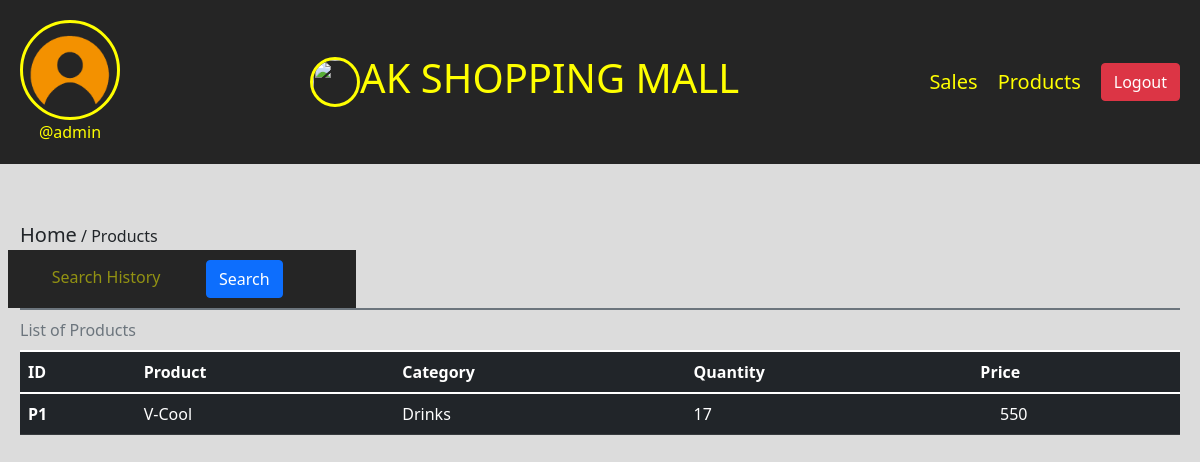
The app's page /view-products (signed in), older data.
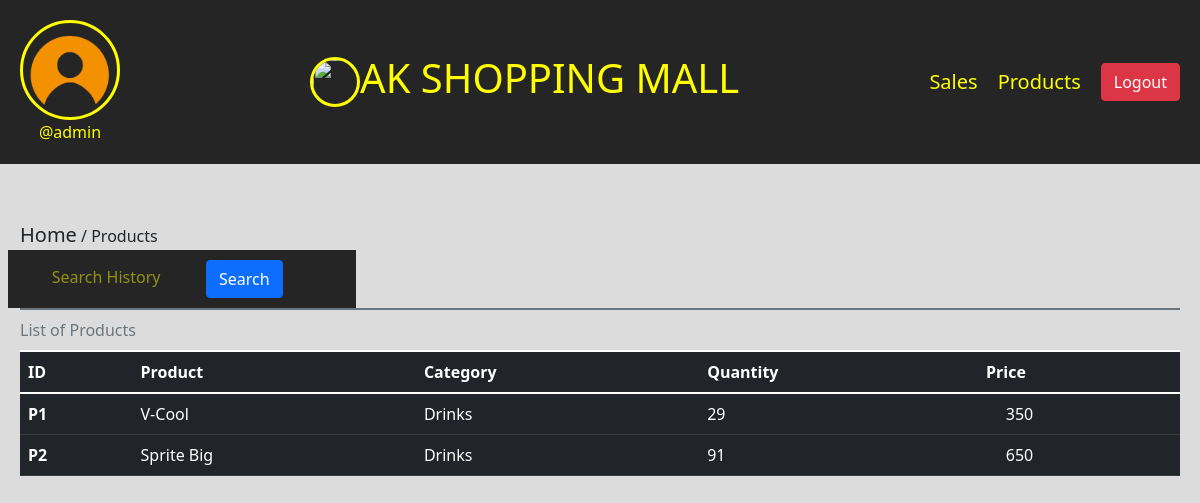
The same page, newer data.
### ims/models.py (models this page shows, shortened)
class Stock(models.Model):
    category = models.CharField(max_length=100, blank=True)
    product_name = models.CharField(max_length=100, blank=True)
    product_qtn = models.IntegerField(blank=True)
    price = models.IntegerField(blank=True)
    sale_price = models.IntegerField(blank=True)
    expiry_date = models.CharField(max_length=100, blank=True)
    manufacturer_date = models.CharField(max_length=100, blank=True)
    date = models.CharField(max_length=100, blank=True)

### ims/views.py (the view)
# urls.py: path('view-products', views.product, name='view-products'),
@login_required(login_url='login')
def product(request):
    user = Profile.objects.get(user=request.user)
    products = Stock.objects.all()
    return render(request, 'products.html', {'user':user, 'products':products})

### templates/products.html (shortened to what this page needs)
{% load static %}
<!DOCTYPE html>
<html lang="en">
<head>
    <link rel="stylesheet" href="../static/bootstrap/css/bootstrap.min.css">
    <link rel="stylesheet" href="../static/lineawesome/css/line-awesome.min.css">
    <link rel="stylesheet" href="../static/fontawesome-free/css/all.min.css">
</head>
<body>
    <div class="nav">
        <div class="header-section">
            <div class="img">
                <img src="{{user.profileimg.url}}" alt="" height="100" width="100" type="button" data-bs-toggle="offcanvas" data-bs-target="#offcanvasScrolling" aria-controls="offcanvasScrolling">
                <br>
                <span>@{{user.user.username}}</span>
            </div>
            <div class="title">
                <img src="{% static 'img/ak-logo.jpg' %}" height="50" width="50">
                <h2>AK SHOPPING MALL</h2>
            </div>
            <div class="tabs">
                <a href="/view-sales">Sales</a>
                <a href="/view-products">Products</a>
                <a href="/logout" class="btn btn-danger">Logout</a>
            </div>
        </div>
    </div>
    <div class="body-section">
        <span><a href="/user-home" class="text-dark">Home</a> / Products</span>
        <table class="table caption-top table-dark">
            <form action="/product-search" method="post">
                <div class="row">
                    <div class="icon">
                        <i class="la la-search"></i>
                        <input name="name" list="search" placeholder="Search History">
                        <button class="btn btn-primary">Search</button>
                    </div>
                </div>
            </form>
            <caption>List of Products</caption>
            <thead>
              <tr>
                <th scope="col">ID</th>
                <th scope="col">Product</th>
                <th scope="col">Category</th>
                <th scope="col">Quantity</th>
                <th scope="col">Price</th>
              </tr>
            </thead>
            <tbody>
            {% for product in products %}
              <tr>
                <th scope="row">P{{product.id}}</th>
                <td>{{product.product_name}}</td>
                <td>{{product.category}}</td>
                <td>{{product.product_qtn}}</td>
                <td><i class="fa-solid fa-naira-sign"></i> {{product.sale_price}}</td>
              </tr>
              {% endfor %}
            </tbody>
          </table>
    </div>
</body>
</html>

Row changes from the older to the newer data that the page shows:
changed Stock "V-Cool": product_qtn "17" → "29"; sale_price "550" → "350"
added Stock: id "2", product_name "Sprite Big", category "Drinks", product_qtn "91", sale_price "650"
